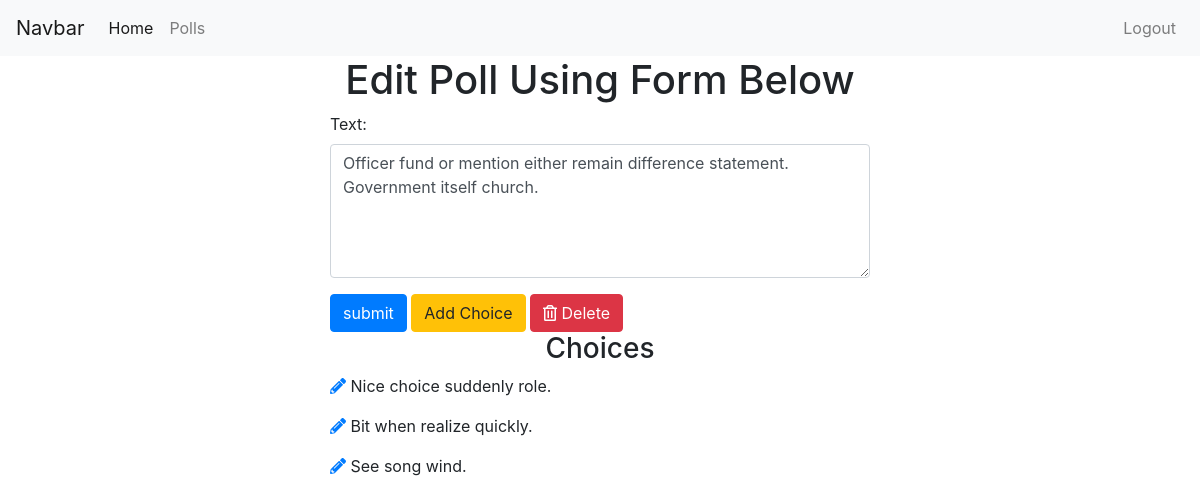
/polls/edit/8/ (signed in), run on the app's committed database.
### polls/models.py (models this page shows, shortened)
class Poll(models.Model):
    owner = models.ForeignKey(User, on_delete=models.CASCADE, default=1)
    text = models.CharField(max_length=255)
    pub_date = models.DateField()

class Choice(models.Model):
    poll = models.ForeignKey(Poll, on_delete=models.CASCADE)
    choice_text = models.CharField(max_length=255)

### polls/views.py (the view)
# urls.py: path('edit/<int:poll_id>/', views.edit_poll, name='edit_poll'),
@login_required
def edit_poll(request, poll_id):
    poll = get_object_or_404(Poll, id=poll_id)
    if request.user != poll.owner:
        return redirect('/')
    if request.method == "POST":
        form = EditPollForm(request.POST, instance=poll)
        if form.is_valid():
            form.save()
            messages.success(
                            request,
                            'Poll Edit Successfully',
                            extra_tags='alert alert-success alert-dismissible fade show'
                            )
            return redirect('polls:list')
    else:
        form = EditPollForm(instance=poll)
    return render(request, 'polls/edit_poll.html', {'form': form, 'poll':poll})

### polls/forms.py
class EditPollForm(forms.ModelForm):
    class Meta:
        model = Poll
        fields = ['text']
        widgets = {
            'text': forms.Textarea(attrs={"class":"form-control", "rows": 5, "cols": 20})
        }

### polls/templates/polls/edit_poll.html (shortened to what this page needs)
{% extends 'base.html' %}
{% block content %}
<div class="container">
  <h1 class='text-center'>Edit Poll Using Form Below</h1>
  <div class="row">
    <div class="col-sm-6 offset-sm-3">
      <form action="" method="post">
        {% for field in form %}
        <div class="form-group">
          {{ field.label_tag }}
          {{ field }}
        </div>
        {% endfor %}
        <input type="submit" value="submit" class='btn btn-primary'>
        <a href="{% url 'polls:add_choice' poll.id %}" class='btn btn-warning'>Add Choice</a>
        <a href="{% url 'polls:poll_confirm_delete' poll.id %}"
            class='btn btn-danger'>
            <i class="far fa-trash-alt"></i> Delete
        </a>
      </form>
    <h3 class='text-center'>Choices</h3>
    {% for choice in poll.choice_set.all %}
      <p><a href="{% url 'polls:edit_choice' choice.id %}"><i class="fas fa-pencil-alt"></i></a> {{choice.choice_text}}</p>
    {% endfor %}
    </div>
  </div>
</div>
{% endblock %}

### data on the page
Poll: form "Officer fund or mention either remain difference statement. Government itself church."
Choice: choice_text "Nice choice suddenly role."
Choice: choice_text "Bit when realize quickly."
Choice: choice_text "See song wind."

### other printed values
{{ field.label_tag }} "Text:"
